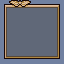

The image is a tile-based game level rendered from a .tmx file. Its description and complete source (layers, tilesets, objects, tile grids) follow:
An orthogonal 8x8 tile map with 8x8 px tiles, 1 tile layer (Tile Layer 1), 2 tilesets.

<map version="1.10" tiledversion="1.11.2" orientation="orthogonal" renderorder="right-down" width="8" height="8" tilewidth="8" tileheight="8" infinite="0" nextlayerid="2" nextobjectid="1">
 <tileset firstgid="1" name="MenuTiles" tilewidth="8" tileheight="8" tilecount="128" columns="16">
  <image source="../../Image/Png/MenuTiles.png" width="128" height="64" />
 </tileset>
 <tileset firstgid="129" source="../../Image/Png/MenuTiles.tsx" />
 <layer id="1" name="Tile Layer 1" width="8" height="8">
  <data encoding="csv">
2,50,51,52,3,3,3,6,
7,9,9,9,9,9,9,11,
7,9,9,9,9,9,9,11,
7,9,9,9,9,9,9,11,
7,9,9,9,9,9,9,11,
7,9,9,9,9,9,9,11,
7,9,9,9,9,9,9,11,
27,28,28,28,28,28,28,32
</data>
 </layer>
</map>
